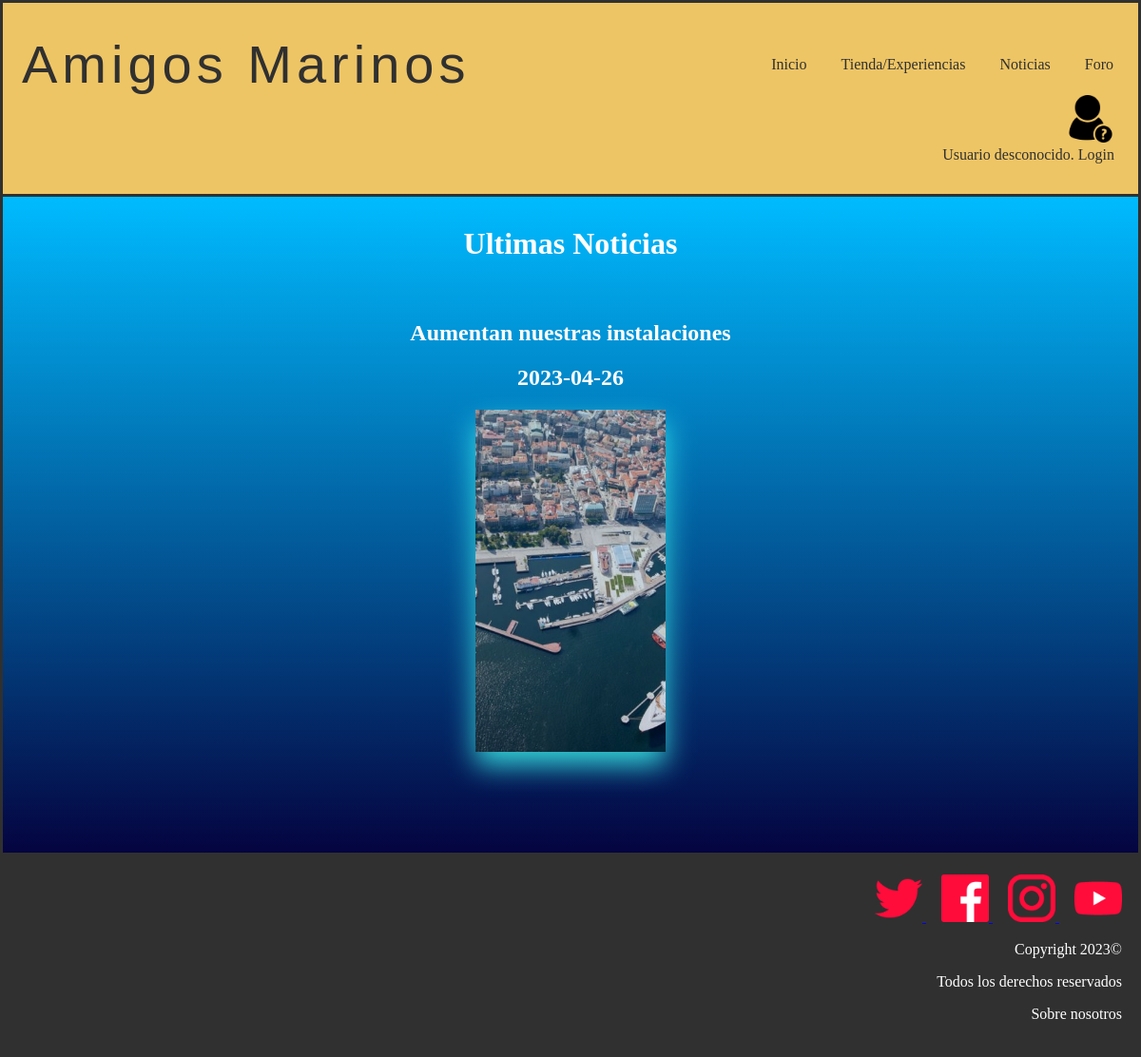
The page /mostrarnoticias.php on the database as committed earlier.
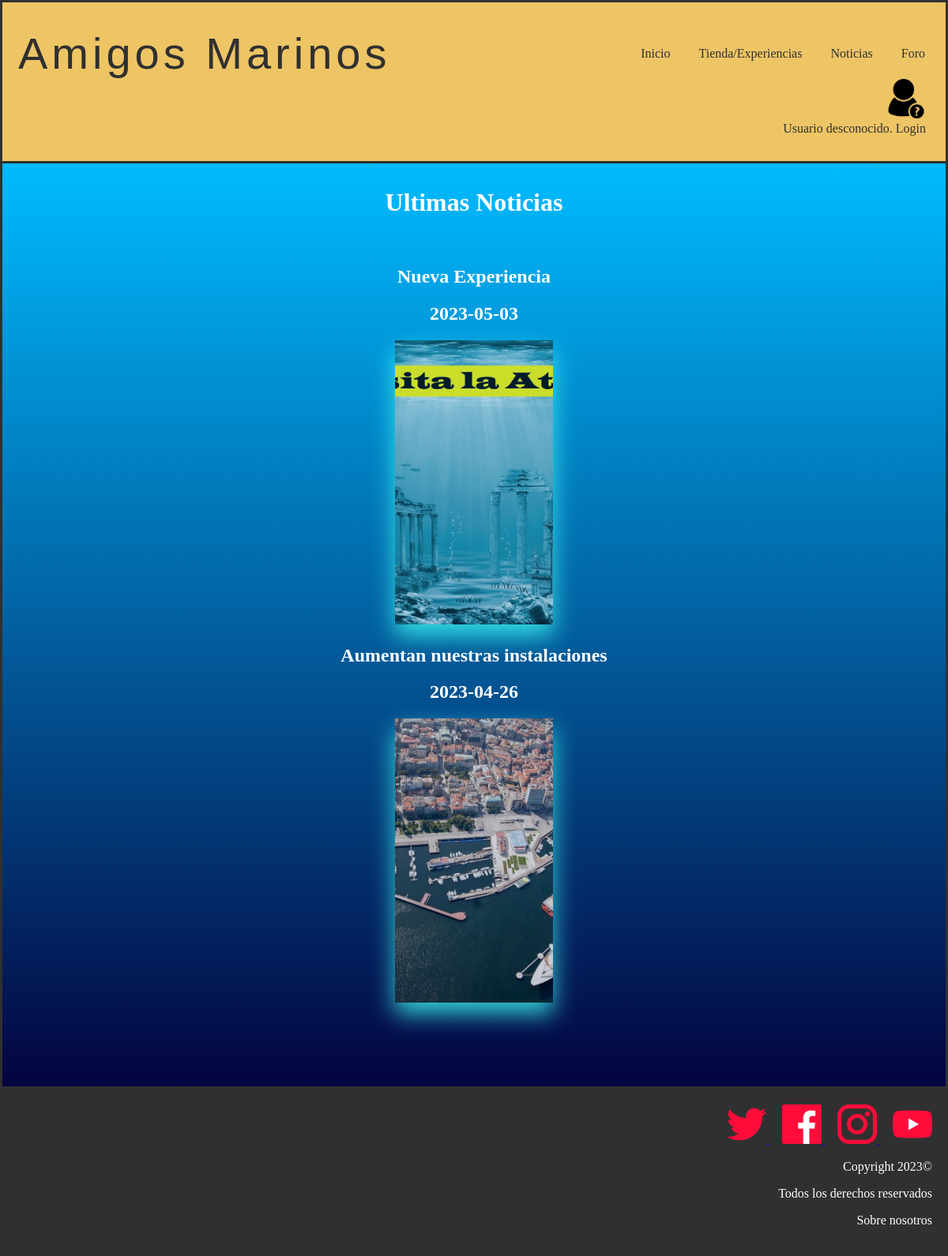
The same page on the database as committed later.
### tables this page shows
CREATE TABLE IF NOT EXISTS `noticia` (
  `id` int(10) NOT NULL AUTO_INCREMENT,
  `imagen` text NOT NULL,
  `descripción` text NOT NULL,
  `fecha` date NOT NULL,
  `titulo` text NOT NULL,
  PRIMARY KEY (`id`)
);

### includes/noticia.php (called while the page is built, shortened)
<?php
class Noticia{
private $id;
private $titulo;
private $fecha;
private $imagen;
public function __construct($id=null,$titulo,$descripcion,$fecha,$imagen){
$this->id=$id;
$this->titulo=$titulo;
$this->fecha=$fecha;
$this->imagen=$imagen;
}
public static function cargarNoticias(){
    $noticias=[];
    $conn = Aplicacion::getInstance()->getConexionBd();
    $query = sprintf("SELECT * FROM noticia ORDER BY fecha DESC");
    $resultado = mysqli_query($conn, $query);
    $i = 0;
    if(mysqli_num_rows($resultado) > 0){
        while($fila = $resultado->fetch_assoc()){
            $noticias[$i] = new Noticia($fila["id"], $fila["titulo"], $fila["descripción"], $fila["fecha"], $fila["imagen"]);
            $i++;
        }
    }
    return $noticias;
}
public function getTitulo(){
    return $this->titulo;
}
public function getFecha(){
    return $this->fecha;
}
public function getImagen(){
    return $this->imagen;
}
public function getId(){
    return $this->id;
}
}
?>

### mostrarnoticias.php (the view, shortened to what this page needs)
<?php
require_once __DIR__.'/includes/noticia.php';
?>
<!DOCTYPE html>
<html>
    <head>
        <link rel="stylesheet" type="text/css" href="./css/style.css" />
    </head>
    <body>
            <?php
                require ('./includes/comun/cabecera.php');
            ?>
            <main>
                <div class="container">
                    <h1>Ultimas Noticias</h1>
                    <div class="noticias">
            <section>
            <?php
            $noticias=Noticia::cargarNoticias();
            if($noticias==false){
                echo "No hay experiencias disponibles a la venta";
            }else{
            foreach($noticias as $noticia){
                echo"<h2>".$noticia->getTitulo()."<h2>";
                echo "<h2>".$noticia->getFecha()."<h2>";
                echo "<a href='vistaNoticia.php?id=" . urlencode($noticia->getId()) . "'><img src='". $noticia->getImagen() ."'></a>";
            }
            }
            ?>
        </section>
        </div>
                </div>
            </main>
            <?php
                require('./includes/comun/pie.php');
            ?>
    </body>
</html>

### includes/comun/cabecera.php (shortened to what this page needs)
<?php
function reconocerUsuario() {
  if (isset($_SESSION["login"]) && ($_SESSION["login"]===true)){
    echo'Rol: '.Usuario::getNombreRol($_SESSION['rol']);
    $level=level::getLevel($_SESSION["puntos"]);
    if($level == level::cangrejo){
      echo '<form method="post" action="micuenta.php">
      <input type="image" src="./img/cangrejo.jpg" name="boton" width="50" alt="Botón icono cangrejo"  height="50" />
      </form>';
      echo 'Bienvenido ' . $_SESSION['nombre'] . '! ';
      echo '<a href="logout.php">(salir)</a>';
    }
    else if($level == level::delfin){
      echo '<form method="post" action="micuenta.php">
      <input type="image" src="./img/delfin.jpg" name="boton" width="50" alt="Botón icono delfin"  height="50" />
      </form>';
      echo 'Bienvenido ' . $_SESSION['nombre'] . '! ';
      echo '<a href="logout.php">(salir)</a>';
    }
    else if($level == level::megalodon){
      echo '<form method="post" action="micuenta.php">
      <input type="image" src="./img/tiburon.jpg" name="boton" width="50" alt="Botón icono tiburon"  height="50" />
      </form>';
      echo 'Bienvenido ' . $_SESSION['nombre'] . '! ';
      echo '<a href="logout.php">(salir)</a>';
    }
    else if($level == level::poseidon){
      echo '<form method="post" action="micuenta.php">
      <input type="image" src="./img/poseidon.jpg" name="boton" width="50" alt="Botón icono poseidon"  height="50" />
      </form>';
      echo 'Bienvenido ' . $_SESSION['nombre'] . '! ';
      echo '<a href="logout.php">(salir)</a>';
    }
  } else {
    echo '<form method="post" action="login.php">
    <input type="image" src="./img/usuariodesconocido.jpg" name="boton" width="50" alt="Botón para ir a login"  height="50" />
    </form>';
    echo 'Usuario desconocido. ';
    echo '<a href="login.php">Login </a>';
  }
}
?>
<header class ="header">
  <div class="cont logo-nav-cont" >
    <a class="logo">Amigos Marinos</a>
    <nav class="navigation">
          <ul>
            <li><a href="index.php ">Inicio</a></li>
            <li><a href="tienda.php">Tienda/Experiencias</a></li>
            <li><a href="mostrarnoticias.php">Noticias</a></li>
            <li><a href="foro.php">Foro</a></li>
      </nav>
    </div>
		<div class="login" >
		 <?php
		reconocerUsuario();
		?>
		</div>
</header>

### includes/comun/pie.php (shortened to what this page needs)
<footer>
<div id="footer">
    <div id="menuFooter">
        <div id="redes-sociales">
            <div class="ops-v">
                <a href="https://media.biobiochile.cl/wp-content/uploads/2019/05/bikini-bottom.jpeg">
                <img src="img/twitter.png" alt="twitter">
                </a>
                <a href="https://www.facebook.com/profile.php?id=100088652318580">
                <img src="img/facebook.png" alt="facebook">
                </a>
                <a href="https://www.instagram.com/amigosmarinos_oficial/?next=%2Famigosmarinos_oficial%2F">
                <img src="img/instagram.png" alt="instagram">
                </a>
                <a href="https://www.youtube.com/watch?v=_Q5YWM2I9_U&t=5889s&ab_channel=M%C3%BAsicadelMundo">
                <img src="img/youtube.png" alt="youtube">
                </a>
            </div>
        </div>
        <div id="copyright">
            <p>Copyright 2023©</p>
            <p>Todos los derechos reservados</p>
        </div>
        <div id="sobre-nosotros">
            <p><a id="link" href="miembros.php">Sobre nosotros</a></p>
        </div>
    </div>
</div>
</footer>

### css/style.css (style rules this page uses)
body { color: white; background-color: white; text-align: center; margin: auto; }
.container { background-image: linear-gradient(to bottom,#00bbff, #040440); border: 3px solid #303030; padding-top: 10px; padding-bottom: 20px; }
img { width :50px; height :50px; border :5px; }
section { display:inline; width: 300px; height: 360px; }
section img { width: 200px; height: 360px; flex-grow: 1; object-fit: cover; opacity: .8; transition: .5s ease; box-shadow:0px 14px 28px rgb(65, 255, 245); }
footer { clear: both; padding: 20px; background-color: #303030; color: white; text-align: right; }
.header { background-color: #eec565; color:#303030; border: 3px solid #303030; border-bottom: none; padding:2rem 0; }
.header a { color:#303030; text-decoration:none; }
.logo { letter-spacing: 5px; font-size: 3.5em; font-family:Impact, Haettenschweiler, 'Arial Narrow Bold', sans-serif; margin-left: 20px; max-width: 100%; max-height: 100%; }
.logo-nav-cont { display: flex; justify-content: space-between; align-items: center; margin-right: 10px; }
.navigation ul { margin: 0; padding: 0; list-style: none; }
.navigation ul li { display:inline-block; }
.navigation ul li a { display: block; padding: 0.5rem 1rem; transition: all 0.4s linear; border-radius: 5px; }
.login { text-align: right; margin-right: 25px; }
#link { color:white; text-decoration: none; }
input[type="text"], input[type="email"], input::placeholder, input[type="password"],textarea,input[type="number"],input[type="password"] { background-color: transparent; border: none; font-size: 25px; border-bottom: 2px solid #fff; color: #fff; text-align: center; text-shadow: 2px 2px 4px rgba(0, 0, 0, 0.5); }
.noticias { color: white; max-width: 1200px; margin: 0 auto; padding: 20px; font-size: 16px; margin-bottom: 40px; }

Rows that differ between the two databases and show on the page:
added noticia: titulo "Nueva Experiencia", fecha "2023-05-03", imagen (picture)
